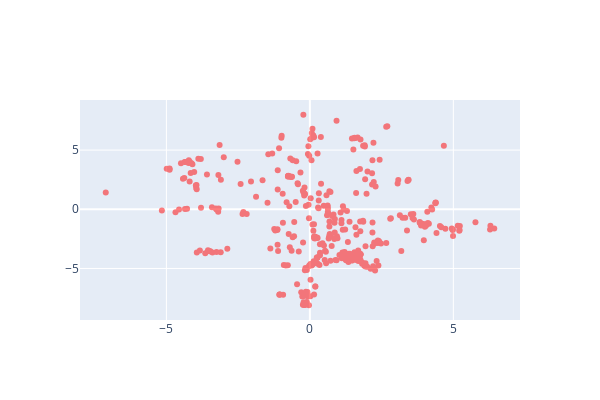

The notebook cell saved with this chart:
### Code cell
fig = go.Figure()
for _label in articles_top_topics['gpt_label'].unique():
    # Filter the data for this label
    df_filtered = articles_top_topics[(articles_top_topics['gpt_label'] == _label) & (articles_top_topics['domain'].isin(seo_clique))]
    
    # Add a scatter plot to the figure for this label
    if len(df_filtered) > 0:
        fig.add_trace(
            go.Scatter(
                x=df_filtered['x'],
                y=df_filtered['y'],
                mode='markers',
                name=_label,  # This will be used in the legend
                marker_color=df_filtered['color'].iloc[0],  # Use the color from the 'color' column
                hovertext=df_filtered['concepts'],
                opacity=0.5
            )
        )

fig.update_layout(width=600, height=400)

### Figure 1 — Plotly figure (JSON) as saved in the notebook; plotly's stock layout.template omitted (floating-point values rounded to 4 significant figures; data arrays with more than 128 entries replaced by an {"elided": "..."} marker saying what was removed)
{"data": [{"hovertext": {"elided": "408 str values"}, "marker": {"color": "red"}, "mode": "markers", "name": "Fundementalist", "opacity": 0.5, "type": "scatter", "x": {"elided": "408 float values"}, "y": {"elided": "408 float values"}}], "layout": {"height": 400, "width": 600}}
